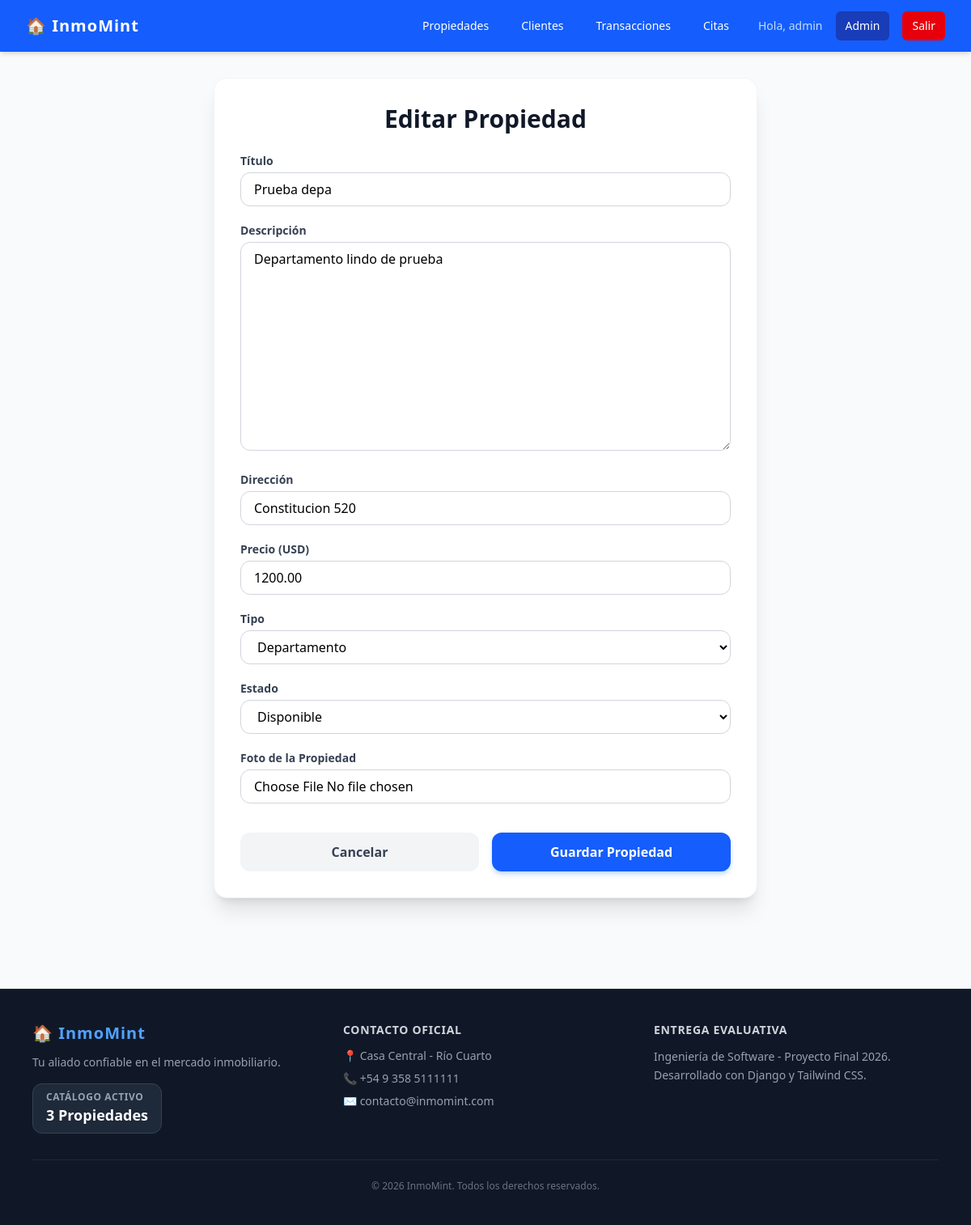
/propiedades/propiedad/1/editar/ (signed in), run on the app's committed database.
### usuarios/models.py (models this page shows, shortened)
class UsuarioPersonalizado(AbstractUser):
    telefono = models.CharField(max_length=20, blank=True, null=True)
    es_agente = models.BooleanField(default=False)

### inmobiliaria/models.py (models this page shows, shortened)
class Propiedad(models.Model):
    TIPO_CHOICES = [
        ('CASA', 'Casa'),
        ('DEPA', 'Departamento'),
        ('TERR', 'Terreno'),
        ('LOCA', 'Local Comercial'),
    ]
    ESTADO_CHOICES = [
        ('DISP', 'Disponible'),
        ('ALQU', 'Alquilada'),
        ('VEND', 'Vendida'),
    ]
    titulo = models.CharField(max_length=200, verbose_name="Título")
    descripcion = models.TextField(verbose_name="Descripción")
    direccion = models.CharField(max_length=250, verbose_name="Dirección")
    precio = models.DecimalField(max_length=12, decimal_places=2, max_digits=12, verbose_name="Precio (USD)")
    tipo = models.CharField(max_length=4, choices=TIPO_CHOICES, default='CASA')
    estado = models.CharField(max_length=4, choices=ESTADO_CHOICES, default='DISP')
    agente = models.ForeignKey(settings.AUTH_USER_MODEL, on_delete=models.SET_NULL, null=True, blank=True, related_name="propiedades")
    class Meta:
        verbose_name_plural = "Propiedades"

### inmobiliaria/views.py (the view)
# urls.py: path('propiedad/<int:pk>/editar/', views.editar_propiedad, name='editar_propiedad'), #editar
@login_required
@permission_required('inmobiliaria.change_propiedad', login_url='lista_propiedades')
def editar_propiedad(request, pk):
    propiedad = get_object_or_404(Propiedad, pk=pk)
    if request.method == 'POST':
        form = PropiedadForm(request.POST, request.FILES, instance=propiedad)
        if form.is_valid():
            propiedad = form.save() #cargamos la edicion abd
            imagen_archivo = request.FILES.get('imagen_principal')
            if imagen_archivo:
                ImagenPropiedad.objects.create(propiedad=propiedad, imagen=imagen_archivo)
            """
            if imagen_archivo:
                # traigo la foto vieja
                foto_vieja = propiedad.imagenes.first()
                if foto_vieja:
                    foto_vieja.imagen = imagen_archivo
                    foto_vieja.save()
                else:
                    ImagenPropiedad.objects.create(propiedad=propiedad, imagen=imagen_archivo)
            """
            return redirect('detalle_propiedad', pk=propiedad.pk)
    else:
        form = PropiedadForm(instance=propiedad)
    return render(request, 'inmobiliaria/form_propiedad.html', {'form': form, 'titulo_pantalla': 'Editar Propiedad'})

### inmobiliaria/forms.py
class PropiedadForm(forms.ModelForm):
    imagen_principal = forms.ImageField(required=False, label="Foto de la Propiedad")
    class Meta:
        model = Propiedad
        fields = ['titulo', 'descripcion', 'direccion', 'precio', 'tipo', 'estado']
    def __init__(self, *args, **kwargs):
        super().__init__(*args, **kwargs)
        for field in self.fields.values():
            field.widget.attrs.update({
                'class': 'w-full px-4 py-2 border border-gray-300 rounded-xl focus:ring-2 focus:ring-blue-500 focus:border-blue-500 outline-none transition-all'
            })

### inmobiliaria/context_processors.py (called while the page is built)
def datos_inmobiliaria(request):
    return {
        'global_nombre_web': 'InmoMint',
        'global_telefono': '+54 9 358 5111111',
        'global_email': 'contacto@inmomint.com',
        'global_total_propiedades': Propiedad.objects.count()
    }

### templates/inmobiliaria/form_propiedad.html (shortened to what this page needs)
{% extends 'base.html' %}
{% block content %}
<div class="max-w-2xl mx-auto bg-white p-8 rounded-2xl shadow-xl border border-gray-100">
    <h1 class="text-3xl font-black text-gray-900 mb-6 text-center">{{ titulo_pantalla }}</h1>
    <form method="POST" enctype="multipart/form-data" class="space-y-5">
        {% for field in form %}
            <div>
                <label class="block text-sm font-bold text-gray-700 mb-1">
                    {{ field.label }}
                </label>
                {{ field }}
            </div>
        {% endfor %}
        <div class="flex gap-4 pt-4">
            <a href="{% url 'lista_propiedades' %}" class="w-1/2 text-center bg-gray-100 hover:bg-gray-200 text-gray-700 font-bold py-3 rounded-xl transition-colors">
                Cancelar
            </a>
            <button type="submit" class="w-1/2 bg-blue-600 hover:bg-blue-700 text-white font-bold py-3 rounded-xl transition-colors shadow-md shadow-blue-200">
                Guardar Propiedad
            </button>
        </div>
    </form>
</div>
{% endblock %}

### templates/base.html (shortened to what this page needs)
<!DOCTYPE html>
<html lang="es">
<head>
    <script src="https://cdn.jsdelivr.net/npm/@tailwindcss/browser@4"></script>
</head>
<body class="bg-gray-50 flex flex-col min-h-screen">
    <nav class="bg-blue-600 text-white shadow-md">
        <div class="max-w-7xl mx-auto px-4 sm:px-6 lg:px-8">
            <div class="flex items-center justify-between h-16">
                <div class="flex items-center">
                    <a href="{% url 'home' %}" class="text-xl font-bold tracking-wider">🏠 InmoMint</a>
                </div>
                <div class="flex items-center space-x-2 md:space-x-4">
                    <a href="{% url 'lista_propiedades' %}" class="hover:bg-blue-700 px-3 py-2 rounded-md text-sm font-medium">Propiedades</a>
                    {% if user.is_authenticated %}
                        {% if perms.inmobiliaria.view_cliente %}
                            <a href="{% url 'lista_clientes' %}" class="hover:bg-blue-700 px-3 py-2 rounded-md text-sm font-medium">Clientes</a>
                        {% endif %}
                        {% if perms.inmobiliaria.view_transaccion %}
                            <a href="{% url 'lista_transacciones' %}" class="hover:bg-blue-700 px-3 py-2 rounded-md text-sm font-medium">Transacciones</a>
                        {% endif %}
                        {% if perms.inmobiliaria.view_cita %}
                            <a href="{% url 'lista_citas' %}" class="hover:bg-blue-700 px-3 py-2 rounded-md text-sm font-medium">Citas</a>
                        {% endif %}
                        <span class="text-blue-200 text-sm font-medium hidden lg:inline ml-2">Hola, {{ user.username }}</span>
                        {% if user.is_staff or user.es_agente %}
                            <a href="{% url 'admin:index' %}" class="hover:bg-blue-700 px-3 py-2 rounded-md text-sm font-medium bg-blue-800">Admin</a>
                        {% endif %}
                        <form method="POST" action="{% url 'logout' %}" class="inline">
                            <button type="submit" class="bg-red-600 hover:bg-red-700 text-white px-3 py-2 rounded-md text-sm font-medium transition-colors cursor-pointer">
                                Salir
                            </button>
                        </form>
                    {% else %}
                        <a href="{% url 'login' %}" class="bg-blue-800 hover:bg-blue-900 text-white px-4 py-2 rounded-md text-sm font-medium transition-colors">
                            Iniciar Sesión
                        </a>
                    {% endif %}
                </div>
            </div>
        </div>
    </nav>
    <main class="flex-grow max-w-7xl w-full mx-auto px-4 sm:px-6 lg:px-8 py-8">
        {% block content %}
        {% endblock %}
    </main>
    <footer class="bg-gray-900 text-white mt-20 border-t border-gray-800">
        <div class="max-w-6xl mx-auto px-4 py-10">
            <div class="grid grid-cols-1 md:grid-cols-3 gap-8 text-center md:text-left">
                <div>
                    <h3 class="text-xl font-black tracking-wider text-blue-400 mb-3">🏠 {{ global_nombre_web }}</h3>
                    <p class="text-gray-400 text-sm mb-4">Tu aliado confiable en el mercado inmobiliario.</p>
                    <div class="inline-block bg-gray-800 px-4 py-2 rounded-xl border border-gray-700">
                        <span class="text-xs text-gray-400 block uppercase font-bold tracking-wider">Catálogo Activo</span>
                        <span class="text-lg font-black text-white">{{ global_total_propiedades }} Propiedades</span>
                    </div>
                </div>
                <div>
                    <h4 class="text-sm font-bold uppercase tracking-wider text-gray-300 mb-3">Contacto Oficial</h4>
                    <ul class="space-y-2 text-sm text-gray-400">
                        <li>📍 Casa Central - Río Cuarto</li>
                        <li>📞 {{ global_telefono }}</li>
                        <li>✉️ {{ global_email }}</li>
                    </ul>
                </div>
                <div>
                    <h4 class="text-sm font-bold uppercase tracking-wider text-gray-300 mb-3">Entrega Evaluativa</h4>
                    <p class="text-sm text-gray-400 leading-relaxed">
                        Ingeniería de Software - Proyecto Final 2026.<br>
                        Desarrollado con Django y Tailwind CSS.
                    </p>
                </div>
            </div>
            <div class="border-t border-gray-800 mt-8 pt-6 text-center text-xs text-gray-500">
                &copy; 2026 {{ global_nombre_web }}. Todos los derechos reservados.
            </div>
        </div>
    </footer>
</body>
</html>

### data on the page
UsuarioPersonalizado: username "admin"
Propiedad: form "Prueba depa" "Departamento lindo de prueba" "Constitucion 520" "1200.00" "Departamento" "Disponible"

### other printed values
{{ titulo_pantalla }} "Editar Propiedad"
{{ field.label }} "Título" "Descripción" "Dirección" "Precio (USD)" "Tipo" "Estado" "Foto de la Propiedad"
{{ global_nombre_web }} "InmoMint"
{{ global_total_propiedades }} "3"
{{ global_telefono }} "+54 9 358 5111111"
{{ global_email }} "contacto@inmomint.com"
